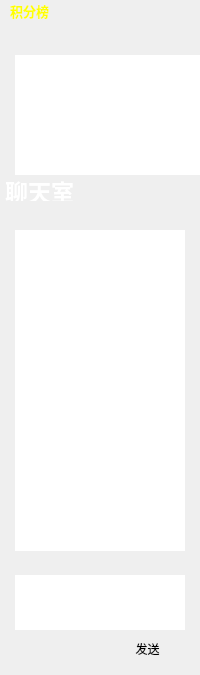
<?xml version="1.0" encoding="UTF-8"?>
<ui version="4.0">
 <class>chatroom</class>
 <widget class="QFrame" name="chatroom">
  <property name="geometry">
   <rect>
    <x>0</x>
    <y>0</y>
    <width>200</width>
    <height>675</height>
   </rect>
  </property>
  <property name="windowTitle">
   <string>Frame</string>
  </property>
  <property name="frameShape">
   <enum>QFrame::NoFrame</enum>
  </property>
  <property name="frameShadow">
   <enum>QFrame::Plain</enum>
  </property>
  <widget class="QPushButton" name="send">
   <property name="geometry">
    <rect>
     <x>110</x>
     <y>637</y>
     <width>75</width>
     <height>23</height>
    </rect>
   </property>
   <property name="palette">
    <palette>
     <active>
      <colorrole role="ButtonText">
       <brush brushstyle="SolidPattern">
        <color alpha="255">
         <red>0</red>
         <green>0</green>
         <blue>0</blue>
        </color>
       </brush>
      </colorrole>
     </active>
     <inactive>
      <colorrole role="ButtonText">
       <brush brushstyle="SolidPattern">
        <color alpha="255">
         <red>0</red>
         <green>0</green>
         <blue>0</blue>
        </color>
       </brush>
      </colorrole>
     </inactive>
     <disabled>
      <colorrole role="ButtonText">
       <brush brushstyle="SolidPattern">
        <color alpha="255">
         <red>120</red>
         <green>120</green>
         <blue>120</blue>
        </color>
       </brush>
      </colorrole>
     </disabled>
    </palette>
   </property>
   <property name="text">
    <string>发送</string>
   </property>
   <property name="flat">
    <bool>true</bool>
   </property>
  </widget>
  <widget class="QLabel" name="info">
   <property name="geometry">
    <rect>
     <x>10</x>
     <y>0</y>
     <width>51</width>
     <height>21</height>
    </rect>
   </property>
   <property name="palette">
    <palette>
     <active>
      <colorrole role="WindowText">
       <brush brushstyle="SolidPattern">
        <color alpha="255">
         <red>255</red>
         <green>255</green>
         <blue>0</blue>
        </color>
       </brush>
      </colorrole>
      <colorrole role="Text">
       <brush brushstyle="SolidPattern">
        <color alpha="255">
         <red>0</red>
         <green>0</green>
         <blue>0</blue>
        </color>
       </brush>
      </colorrole>
      <colorrole role="ButtonText">
       <brush brushstyle="SolidPattern">
        <color alpha="255">
         <red>255</red>
         <green>0</green>
         <blue>0</blue>
        </color>
       </brush>
      </colorrole>
     </active>
     <inactive>
      <colorrole role="WindowText">
       <brush brushstyle="SolidPattern">
        <color alpha="255">
         <red>255</red>
         <green>255</green>
         <blue>0</blue>
        </color>
       </brush>
      </colorrole>
      <colorrole role="Text">
       <brush brushstyle="SolidPattern">
        <color alpha="255">
         <red>0</red>
         <green>0</green>
         <blue>0</blue>
        </color>
       </brush>
      </colorrole>
      <colorrole role="ButtonText">
       <brush brushstyle="SolidPattern">
        <color alpha="255">
         <red>255</red>
         <green>0</green>
         <blue>0</blue>
        </color>
       </brush>
      </colorrole>
     </inactive>
     <disabled>
      <colorrole role="WindowText">
       <brush brushstyle="SolidPattern">
        <color alpha="255">
         <red>120</red>
         <green>120</green>
         <blue>120</blue>
        </color>
       </brush>
      </colorrole>
      <colorrole role="Text">
       <brush brushstyle="SolidPattern">
        <color alpha="255">
         <red>120</red>
         <green>120</green>
         <blue>120</blue>
        </color>
       </brush>
      </colorrole>
      <colorrole role="ButtonText">
       <brush brushstyle="SolidPattern">
        <color alpha="255">
         <red>120</red>
         <green>120</green>
         <blue>120</blue>
        </color>
       </brush>
      </colorrole>
     </disabled>
    </palette>
   </property>
   <property name="font">
    <font>
     <family>Adobe 宋体 Std L</family>
     <pointsize>10</pointsize>
     <weight>75</weight>
     <bold>true</bold>
    </font>
   </property>
   <property name="text">
    <string>积分榜</string>
   </property>
  </widget>
  <widget class="QLabel" name="chat">
   <property name="geometry">
    <rect>
     <x>5</x>
     <y>180</y>
     <width>81</width>
     <height>21</height>
    </rect>
   </property>
   <property name="palette">
    <palette>
     <active>
      <colorrole role="WindowText">
       <brush brushstyle="SolidPattern">
        <color alpha="255">
         <red>255</red>
         <green>255</green>
         <blue>255</blue>
        </color>
       </brush>
      </colorrole>
     </active>
     <inactive>
      <colorrole role="WindowText">
       <brush brushstyle="SolidPattern">
        <color alpha="255">
         <red>255</red>
         <green>255</green>
         <blue>255</blue>
        </color>
       </brush>
      </colorrole>
     </inactive>
     <disabled>
      <colorrole role="WindowText">
       <brush brushstyle="SolidPattern">
        <color alpha="255">
         <red>120</red>
         <green>120</green>
         <blue>120</blue>
        </color>
       </brush>
      </colorrole>
     </disabled>
    </palette>
   </property>
   <property name="font">
    <font>
     <family>Adobe 宋体 Std L</family>
     <pointsize>17</pointsize>
     <weight>75</weight>
     <bold>true</bold>
    </font>
   </property>
   <property name="text">
    <string>聊天室</string>
   </property>
  </widget>
  <widget class="QTextEdit" name="sendtextEdit">
   <property name="geometry">
    <rect>
     <x>15</x>
     <y>575</y>
     <width>170</width>
     <height>55</height>
    </rect>
   </property>
   <property name="palette">
    <palette>
     <active>
      <colorrole role="Button">
       <brush brushstyle="SolidPattern">
        <color alpha="255">
         <red>206</red>
         <green>206</green>
         <blue>206</blue>
        </color>
       </brush>
      </colorrole>
      <colorrole role="Text">
       <brush brushstyle="SolidPattern">
        <color alpha="255">
         <red>7</red>
         <green>23</green>
         <blue>94</blue>
        </color>
       </brush>
      </colorrole>
      <colorrole role="ButtonText">
       <brush brushstyle="SolidPattern">
        <color alpha="255">
         <red>77</red>
         <green>77</green>
         <blue>77</blue>
        </color>
       </brush>
      </colorrole>
     </active>
     <inactive>
      <colorrole role="Button">
       <brush brushstyle="SolidPattern">
        <color alpha="255">
         <red>206</red>
         <green>206</green>
         <blue>206</blue>
        </color>
       </brush>
      </colorrole>
      <colorrole role="Text">
       <brush brushstyle="SolidPattern">
        <color alpha="255">
         <red>7</red>
         <green>23</green>
         <blue>94</blue>
        </color>
       </brush>
      </colorrole>
      <colorrole role="ButtonText">
       <brush brushstyle="SolidPattern">
        <color alpha="255">
         <red>77</red>
         <green>77</green>
         <blue>77</blue>
        </color>
       </brush>
      </colorrole>
     </inactive>
     <disabled>
      <colorrole role="Button">
       <brush brushstyle="SolidPattern">
        <color alpha="255">
         <red>206</red>
         <green>206</green>
         <blue>206</blue>
        </color>
       </brush>
      </colorrole>
      <colorrole role="Text">
       <brush brushstyle="SolidPattern">
        <color alpha="255">
         <red>120</red>
         <green>120</green>
         <blue>120</blue>
        </color>
       </brush>
      </colorrole>
      <colorrole role="ButtonText">
       <brush brushstyle="SolidPattern">
        <color alpha="255">
         <red>120</red>
         <green>120</green>
         <blue>120</blue>
        </color>
       </brush>
      </colorrole>
     </disabled>
    </palette>
   </property>
   <property name="frameShape">
    <enum>QFrame::NoFrame</enum>
   </property>
   <property name="frameShadow">
    <enum>QFrame::Plain</enum>
   </property>
   <property name="lineWidth">
    <number>0</number>
   </property>
  </widget>
  <widget class="QTextBrowser" name="content">
   <property name="geometry">
    <rect>
     <x>15</x>
     <y>230</y>
     <width>170</width>
     <height>321</height>
    </rect>
   </property>
   <property name="palette">
    <palette>
     <active>
      <colorrole role="Button">
       <brush brushstyle="SolidPattern">
        <color alpha="255">
         <red>1</red>
         <green>126</green>
         <blue>184</blue>
        </color>
       </brush>
      </colorrole>
      <colorrole role="Text">
       <brush brushstyle="SolidPattern">
        <color alpha="255">
         <red>255</red>
         <green>255</green>
         <blue>255</blue>
        </color>
       </brush>
      </colorrole>
      <colorrole role="ButtonText">
       <brush brushstyle="SolidPattern">
        <color alpha="255">
         <red>0</red>
         <green>85</green>
         <blue>255</blue>
        </color>
       </brush>
      </colorrole>
     </active>
     <inactive>
      <colorrole role="Button">
       <brush brushstyle="SolidPattern">
        <color alpha="255">
         <red>1</red>
         <green>126</green>
         <blue>184</blue>
        </color>
       </brush>
      </colorrole>
      <colorrole role="Text">
       <brush brushstyle="SolidPattern">
        <color alpha="255">
         <red>255</red>
         <green>255</green>
         <blue>255</blue>
        </color>
       </brush>
      </colorrole>
      <colorrole role="ButtonText">
       <brush brushstyle="SolidPattern">
        <color alpha="255">
         <red>0</red>
         <green>85</green>
         <blue>255</blue>
        </color>
       </brush>
      </colorrole>
     </inactive>
     <disabled>
      <colorrole role="Button">
       <brush brushstyle="SolidPattern">
        <color alpha="255">
         <red>1</red>
         <green>126</green>
         <blue>184</blue>
        </color>
       </brush>
      </colorrole>
      <colorrole role="Text">
       <brush brushstyle="SolidPattern">
        <color alpha="255">
         <red>120</red>
         <green>120</green>
         <blue>120</blue>
        </color>
       </brush>
      </colorrole>
      <colorrole role="ButtonText">
       <brush brushstyle="SolidPattern">
        <color alpha="255">
         <red>120</red>
         <green>120</green>
         <blue>120</blue>
        </color>
       </brush>
      </colorrole>
     </disabled>
    </palette>
   </property>
   <property name="frameShape">
    <enum>QFrame::NoFrame</enum>
   </property>
   <property name="frameShadow">
    <enum>QFrame::Plain</enum>
   </property>
   <property name="lineWidth">
    <number>0</number>
   </property>
  </widget>
  <widget class="QTableWidget" name="infotable">
   <property name="geometry">
    <rect>
     <x>15</x>
     <y>55</y>
     <width>200</width>
     <height>120</height>
    </rect>
   </property>
   <property name="palette">
    <palette>
     <active>
      <colorrole role="Text">
       <brush brushstyle="SolidPattern">
        <color alpha="255">
         <red>255</red>
         <green>196</green>
         <blue>17</blue>
        </color>
       </brush>
      </colorrole>
     </active>
     <inactive>
      <colorrole role="Text">
       <brush brushstyle="SolidPattern">
        <color alpha="255">
         <red>255</red>
         <green>196</green>
         <blue>17</blue>
        </color>
       </brush>
      </colorrole>
     </inactive>
     <disabled>
      <colorrole role="Text">
       <brush brushstyle="SolidPattern">
        <color alpha="255">
         <red>120</red>
         <green>120</green>
         <blue>120</blue>
        </color>
       </brush>
      </colorrole>
     </disabled>
    </palette>
   </property>
   <property name="frameShape">
    <enum>QFrame::NoFrame</enum>
   </property>
   <property name="frameShadow">
    <enum>QFrame::Plain</enum>
   </property>
   <property name="lineWidth">
    <number>0</number>
   </property>
   <property name="autoScroll">
    <bool>true</bool>
   </property>
   <property name="showGrid">
    <bool>false</bool>
   </property>
  </widget>
  <zorder>info</zorder>
  <zorder>chat</zorder>
  <zorder>sendtextEdit</zorder>
  <zorder>content</zorder>
  <zorder>infotable</zorder>
  <zorder>send</zorder>
 </widget>
 <resources/>
 <connections/>
</ui>
